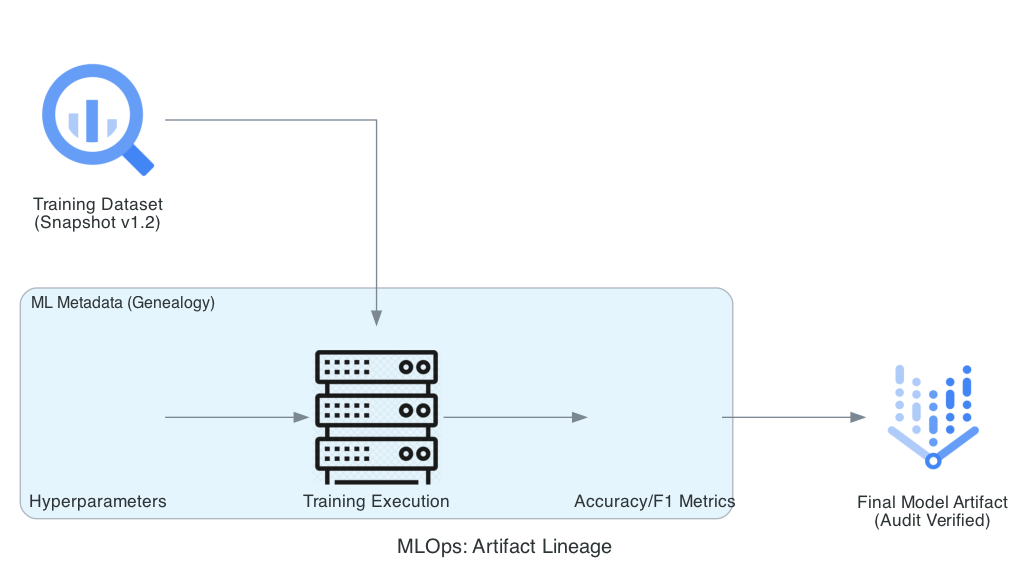

Source code (Python):
from diagrams import Diagram, Cluster, Edge
from diagrams.gcp.ml import VertexAI
from diagrams.gcp.analytics import BigQuery
from diagrams.generic.blank import Blank
from diagrams.generic.compute import Rack

graph_attr = {
    "pad": "0.1",
    "nodesep": "1.0",
    "ranksep": "1.5",
    "bgcolor": "transparent"
}

with Diagram(
    "MLOps: Artifact Lineage", 
    show=False, 
    filename="gov_artifact_lineage_receipt", 
    direction="LR", 
    graph_attr=graph_attr
):
    dataset = BigQuery("Training Dataset\n(Snapshot v1.2)")
    
    with Cluster("ML Metadata (Genealogy)"):
        params = Blank("Hyperparameters")
        execution = Rack("Training Execution")
        metrics = Blank("Accuracy/F1 Metrics")

    model = VertexAI("Final Model Artifact\n(Audit Verified)")

    dataset >> execution
    params >> execution
    execution >> metrics >> model
